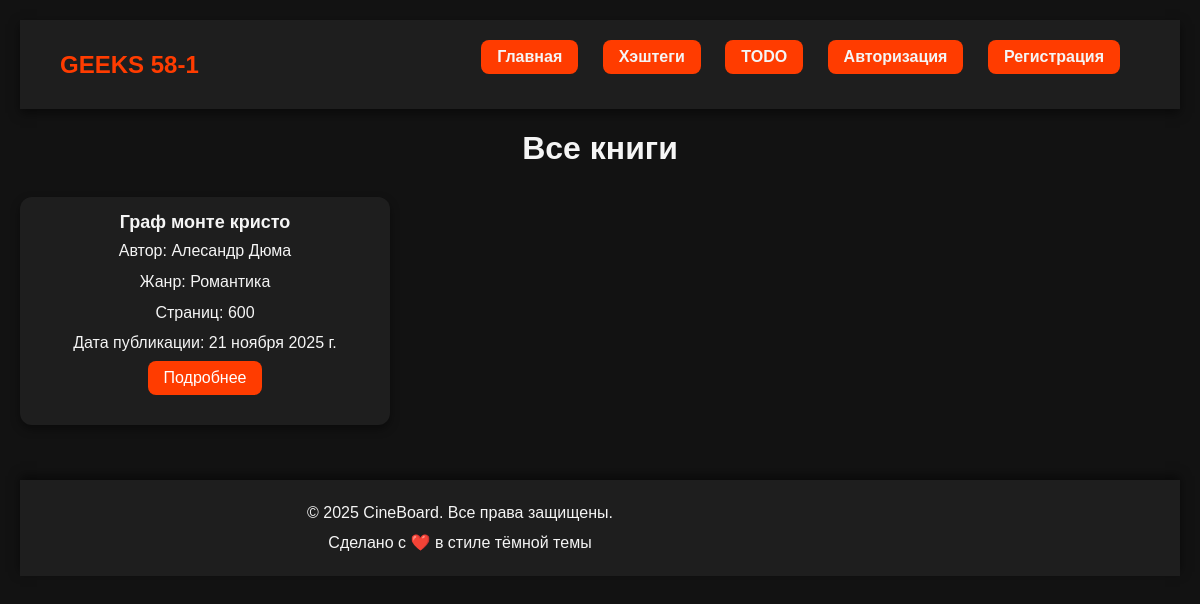
The page /book_list/ on the database its author committed.
### books/models.py (models this page shows, shortened)
class Book(models.Model):
    GENRE = (
        ('comedy', 'Комедия'),
        ('drama', 'Драма'),
        ('horror', 'Ужасы'),
        ('sci-fi', 'Научная фантастика'),
        ('romance', 'Романтика'),
    )
    title = models.CharField(max_length=150)
    author = models.CharField(max_length=100)
    description = models.TextField()
    genre = models.CharField(max_length=50, choices = GENRE)
    pages = models.IntegerField()
    published_date = models.DateField()
    isbn = models.CharField(max_length=13, unique=True)
    price = models.DecimalField(max_digits=6, decimal_places=2)
    available = models.BooleanField(default=True)
    created_at = models.DateTimeField(auto_now_add=True)
    class Meta:
        verbose_name = "Book"
        verbose_name_plural = "Books"

### books/views.py (the view)
# urls.py: path('book_list/', views.book_list_view, name = 'book_list'),
def book_list_view(request):
    if request.method == 'GET':
        book = models.Book.objects.all()
        context = {
            'book': book
        }
        return render(request, template_name ='books/books.html', context=context)

### templates/books/books.html (shortened to what this page needs)
{% load static %}
<!DOCTYPE html>
<html lang="ru">
<head>
    <link rel="stylesheet" href="{% static 'css/style.css' %}">
</head>
<body>
    {% include 'header.html' %}
    <h1>Все книги</h1>
    <ul>
        {% for i in book %}
        <li>
            <h2>{{ i.title }}</h2>
            <p>Автор: {{ i.author }}</p>
            <p>Жанр: {{ i.get_genre_display }}</p>
            <p>Страниц: {{ i.pages }}</p>
            <p>Дата публикации: {{ i.published_date }}</p>
            <a href="{% url 'book_detail' i.id %}">Подробнее</a>
        </li>
        {% endfor %}
    </ul>
    {% include 'footer.html' %}
</body>
</html>

### static/css/style.css (style rules this page uses)
body { font-family: Arial, sans-serif; background-color: #121212; color: #f5f5f5; margin: 0; padding: 20px; }
h1 { text-align: center; margin-bottom: 30px; }
ul { list-style: none; display: grid; grid-template-columns: repeat(auto-fill, minmax(320px, 1fr)); gap: 25px; padding: 0; }
li { background-color: #1e1e1e; border-radius: 12px; overflow: hidden; box-shadow: 0 4px 10px rgba(0,0,0,0.4); text-align: center; transition: transform 0.3s ease; }
h2 { margin: 10px 0; font-size: 22px; }
a { display: inline-block; background-color: #ff3c00; color: white; text-decoration: none; padding: 8px 16px; border-radius: 8px; margin-bottom: 15px; transition: background-color 0.3s; }
h1, h2, h3 { text-align: center; }
p { max-width: 800px; margin: 10px auto; line-height: 1.6; }
li { background-color: #1e1e1e; padding: 15px 20px; margin-bottom: 15px; border-radius: 12px; box-shadow: 0 4px 10px rgba(0,0,0,0.4); }
li h2 { margin: 0 0 5px 0; font-size: 18px; }
li p { margin: 5px 0; }

### rows shown on the page
Book: title "Граф монте кристо", author "Алесандр Дюма", genre "Романтика", pages "600", published_date "21 ноября 2025 г."
